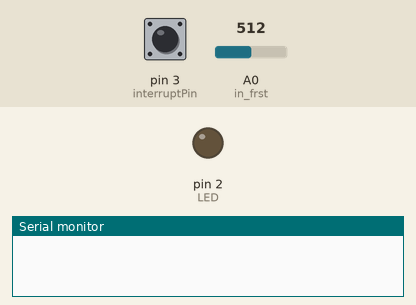
Simulated run of this sketch. Board: Arduino Uno, built with avr-gcc and run on an emulated ATmega328P. On the bench: output pins drawn as LEDs (lit = HIGH), the last lines printed to the serial monitor. Inputs (shaded band) come from the test bench; at power-on: pin 3 (interruptPin) HIGH, A0 (in_frst) = 512.

Above: at 1.2 s.
1.3 s: pin 3 (interruptPin) pulled LOW for 0.15 s
At 1.9 s:
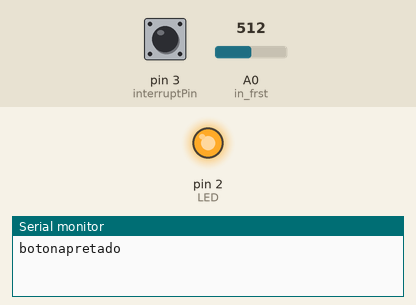
3.1 s: pin 3 (interruptPin) pulled LOW for 1 s
At 5.1 s:
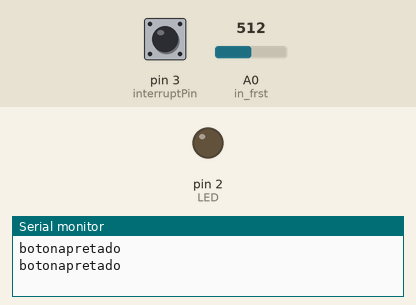
5.7 s: pin 3 (interruptPin) pulled LOW for 3.2 s
At 10.0 s:
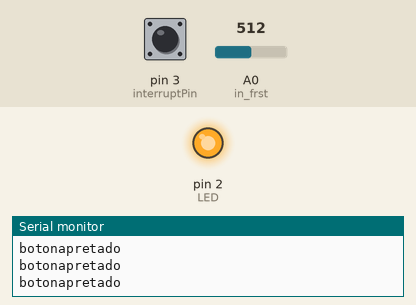
Timing chart, 0 to 11.5 s (numbered marks = the images above; inputs shaded):
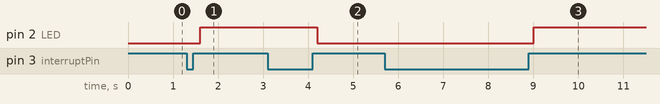

The sketch:

fotoresistencia.ino
```cpp
#define in_frst A0
#define LED 2
//#define btn 7
const byte interruptPin = 3;
volatile byte ena = LOW;
void setup() {
  // put your setup code here, to run once:
  Serial.begin(9600);
  pinMode(in_frst,INPUT);
  pinMode(interruptPin,INPUT_PULLUP);
  pinMode(LED, OUTPUT);
  attachInterrupt(digitalPinToInterrupt(interruptPin), toggle, RISING);

}

void loop() {

  if (ena) {
    int sensorValue = analogRead(in_frst);
    int ledValue=(sensorValue-2)*6;
    analogWrite(LED,ledValue);
  }else{
    analogWrite(LED,0);
  }
  delay(200);
}
void toggle(){
  ena=!ena;
  Serial.println("botonapretado");
}
```

Measured:
- after the input at 1.3 s, pin 2 (LED): LOW → HIGH after 0.30 s
- after the input at 3.1 s, pin 2 (LED): HIGH → LOW after 1.1 s
- after the input at 5.7 s, pin 2 (LED): LOW → HIGH after 3.3 s
